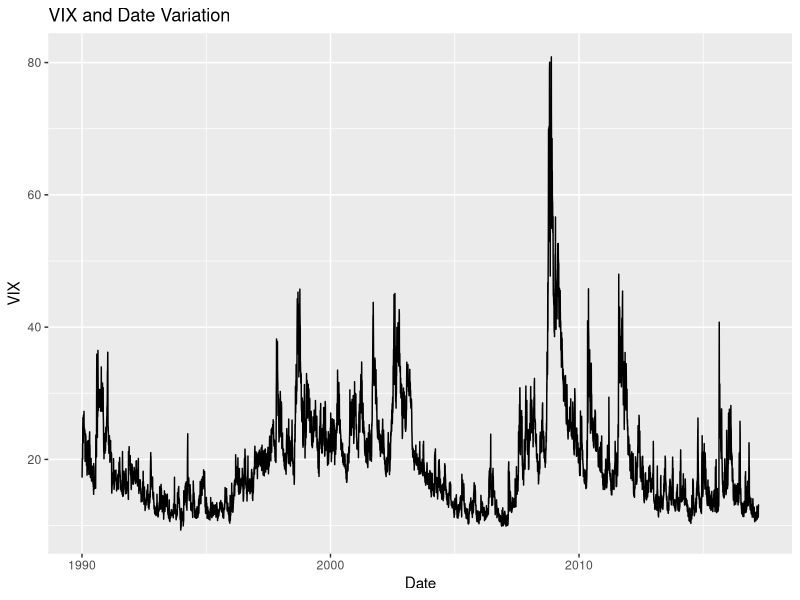

The R script that drew this image: (Note: this script raises an error after producing the figure.)
# Question 3

# set up
rm(list = ls())
library(ggplot2)
library(glmnet)
library(dplyr)

# (1)

# data load and pre-process
df_source <- read.csv('data/vixlarge.csv', header = FALSE, sep = ',')
colnames(df_source) <- c("date", "VIX")
df_source$date <- as.Date(df_source$date, format = "\'%Y-%m-%d\'")

# plot
VIX_date_plot <- ggplot(df_source, aes(date, VIX)) + geom_line() + 
  labs(title = "VIX and Date Variation", x = 'Date', y ='VIX')
ggsave(VIX_date_plot, filename = 'output/Q3_1_VIX_Date_plot.png', width = 8, height = 4)

# (2)

# transform the data to time series
ts_source <- ts(df_source$VIX)

# generate overall `y` and `X` to be indexed
vec_ts <- as.vector(ts_source)
df_ts_with_lag <- data.frame(
  "VIX" = vec_ts
)
for (i in 1:22) {
  df_ts_with_lag[,paste0("lag", i)] = lag(vec_ts, i)
}
overall_y <- df_ts_with_lag %>%
  select(VIX) %>% 
  scale(center = TRUE, scale = FALSE) %>% 
  as.matrix()
overall_X <- df_ts_with_lag %>% 
  select(-VIX) %>% 
  as.matrix()

# table to record the ICs
IC_table <- data.frame(matrix(ncol = 3, nrow = 22))
colnames(IC_table) <- c("Model", "AIC", "BIC")

for (mx_lag in 1:22) {
  y <- overall_y[(1 + mx_lag):nrow(overall_y),]
  X <- overall_X[(1 + mx_lag):nrow(overall_X), 1:mx_lag]
  model <- lm(y~X)
  IC_table[mx_lag, "AIC"] <- AIC(model)
  IC_table[mx_lag, "BIC"] <- BIC(model)
}
IC_table[, "Model"] <- c(paste0("AR(", 1:22, ")"))

#we can get aic values for all order <= 22 from ar(), but the values are adjusted and the minimal aic value is set to 0.
#ic_values <- ar_model$aic
#bic-values <- 


# (3)

# a vacant table to record the model performance.
error_table <- data.frame(matrix(ncol = 44, nrow = 0))
colnames(error_table) <- c(paste0("sqr_AR", 1:22), paste0("abs_AR", 1:22))

for (mx_lag in 1:22) {
  for (stt in 1:(length(ts_source) - 3000)) {
    wd <- ts_source[stt:(stt + 2999)]
    model <- ar(wd, order.max = mx_lag, method = "ols", aic = F)
    pred <- predict(model, n.ahead = 1)
    bias <- ts_source[stt + 3000] - as.numeric(pred$pred)
    error_table[stt, mx_lag] <- bias^2
    error_table[stt, mx_lag + 22] <- abs(bias)
  }
}

# calculate mean error
mean_error <- data.frame(
  Model = c(paste0("AR(", 1:22, ")")),
  Mean_Sqr_Error = round(apply(error_table[, 1:22], 2, mean), 7),
  Mean_Abs_Error = round(apply(error_table[, 23:44], 2, mean), 7),
  row.names = NULL
)
write.csv(mean_error, file = "output/Q3_3_autoreg_error.csv",
          row.names = FALSE)

# (4)

# again another error table
RL_error_table <- data.frame(matrix(ncol = 8, nrow = 0))
model_names <- c("Ridge_1", "Ridge_10", "Lasso_1", "Lasso_10")
colnames(RL_error_table) <- c(paste0("sqr_", model_names), 
                              paste0("abs_", model_names))

# start the loop
alps <- c(0, 0, 1, 1)
lmbs <- c(1, 10, 1, 10)
for (i in 1:4) {
  alp <- alps[i]
  lmb <- lmbs[i]
  for (stt in 1:(length(ts_source) - 3000)){
    y <- overall_y[(stt + 22):(stt + 2999),]
    X <- overall_X[(stt + 22):(stt + 2999),]
    model <- glmnet(X, y, alpha = alp, lambda = lmb)
    pred <- predict(model, newx = overall_X[stt + 3000,], s = lmb)
    bias <- overall_y[stt + 3000] - pred
    RL_error_table[stt, i] <- bias^2
    RL_error_table[stt, i + 4] <- abs(bias)
  }
}

# calculate mean error
RL_mean_error <- data.frame(
  Model = model_names,
  Mean_Sqr_Error = round(apply(error_table[, 1:4], 2, mean), 7),
  Mean_Abs_Error = round(apply(error_table[, 5:8], 2, mean), 7),
  row.names = NULL
)
overall_mean_error <- rbind(mean_error, RL_mean_error)
write.csv(RL_mean_error, file = "output/Q3_4_RL_autoreg_error.csv",
          row.names = FALSE)
write.csv(overall_mean_error, file = "output/Q3_4_overall_error.csv",
          row.names = FALSE)

# (5)
mean_MSE_index <- which.min(overall_mean_error$Mean_Sqr_Error)
mean_MAE_index <- which.min(overall_mean_error$Mean_Abs_Error)
cat(paste("\nThe model with minimal MSE is",
          overall_mean_error$Model[mean_MSE_index],
          "\nThe model with minimal MAE is",
          overall_mean_error$Model[mean_MAE_index]))

# output 
# The model with minimal MSE is AR(5) 
# The model with minimal MAE is AR(2)

# As we can see from the output and the table of Mean Errors, the model with minimal MSE and MAE are AR(5) and AR(2), seperately. However, Ridge and Lasso regularization method didn't improve the performance as we had expected, instead, the MAE and MSE of these models are obviously higher than normal AR(22) model. As i am concerned, no lags should be punished for being non-zero in our model, all lags play a part in determining the future value of VIX and thus no need to punish a coefficient to be non-zero. Therefore, the non-necessary punishment failed the model to perform better, while instead, worse.


# 我们可以命令返回的结果以及记录平均误的表格可以的得到，按照 MSE，最好的模型是 AR(5)，按照MAE，最好的模型是AR(2)。然而，Ridge and Lasso 方法并没有如同我们所预料地，改善模型的表现，反而让模型的误差明显大于 AR(22)。我认为，这背后的原因在于，我们的模型中所有的lag都差不多得决定了未来的 VIX 值，于是没有必要惩罚非零参数。因此施加不必要的参数非零惩罚反而使得模型的表现更差了。
